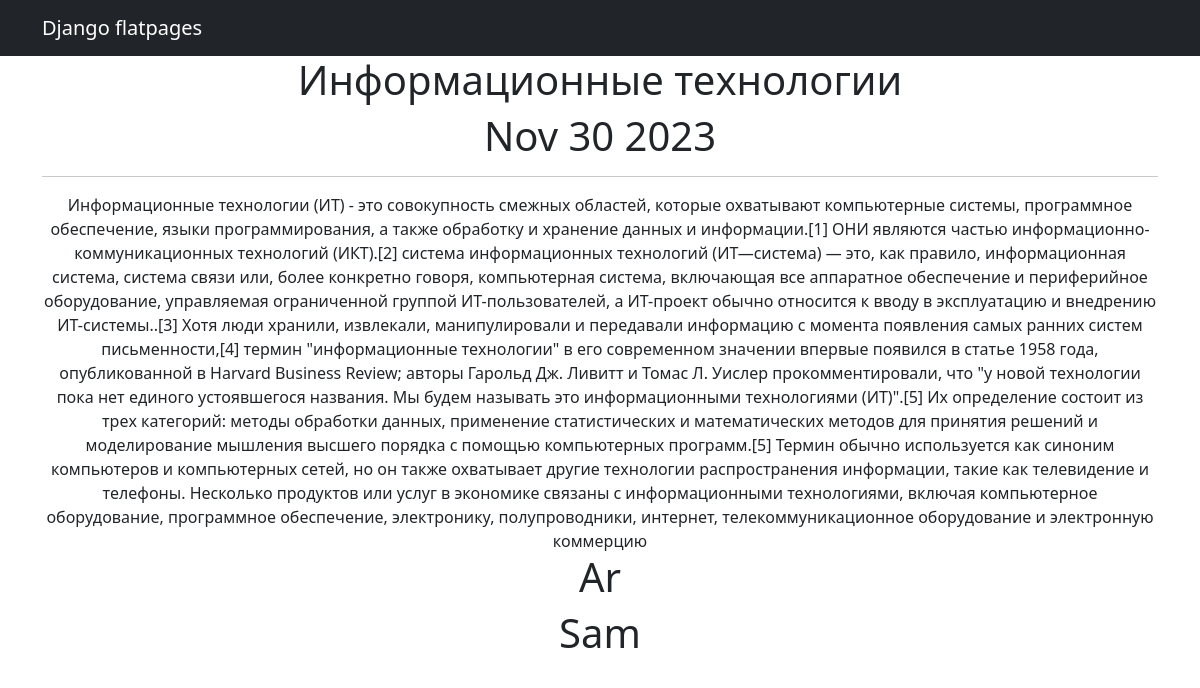
Screenshot of /news/3 with the database file from the repository.
### news/models.py (models this page shows, shortened)
class Post(models.Model):
    author = models.ForeignKey(Author, on_delete=models.CASCADE)
    NEWS = 'Nw'
    ARTICLE = "Ar"
    CATEGORY_CHOICES = [
        (NEWS, 'Новости'),
        (ARTICLE, 'Статья')
    ]
    categoryType = models.CharField(max_length=2, choices=CATEGORY_CHOICES, default=ARTICLE)
    dateCreation = models.DateTimeField(auto_now_add=True)
    postCategory = models.ManyToManyField(Category, through='PostCategory')
    title1 = models.TextField(max_length=128)
    text = models.TextField()
    rating = models.SmallIntegerField(default=0)

class Author(models.Model):
    autorUser = models.OneToOneField(User, on_delete=models.CASCADE)
    ratingAutor = models.SmallIntegerField(default=0)

### news/views.py (the view)
# urls.py: path('<int:pk>', NewsDetail.as_view()),
class NewsDetail(DetailView):
    model = Post
    template_name = 'flatpages/article.html'
    context_object_name = 'news'

### templates/flatpages/article.html (shortened to what this page needs)
{% extends 'flatpages/default.html' %}
{%load cenz%}
{% block content %}
   <h1>{{ news.title1 }}</h1>
<h1>{{ news.dateCreation|date:'M d Y' }}</h1>
   <hr>
<b1>{{ news.text}}</b1>
<h1>{{ news.categoryType }}</h1>
<h1>{{ news.author.autorUser.username }}</h1>
{% endblock content %}

### rows the page displays
Post: title1 "Информационные технологии", dateCreation "Nov 30 2023", text "Информационные технологии (ИТ) - это совокупность смежных областей, которые охватывают компьютерные системы, программное обеспечение, языки программирования, а также обработку и хранение данных и информации.[1] ОНИ являются частью информационно-коммуникационных технологий (ИКТ).[2] система информационных технологий (ИТ—система) — это, как правило, информационная система, система связи или, более конкретно говоря, компьютерная система, включающая все аппаратное обеспечение и периферийное оборудование, управляемая ограниченной группой ИТ-пользователей, а ИТ-проект обычно относится к вводу в эксплуатацию и внедрению ИТ-системы..[3] Хотя люди хранили, извлекали, манипулировали и передавали…", categoryType "Ar", author.autorUser.username "Sam"
